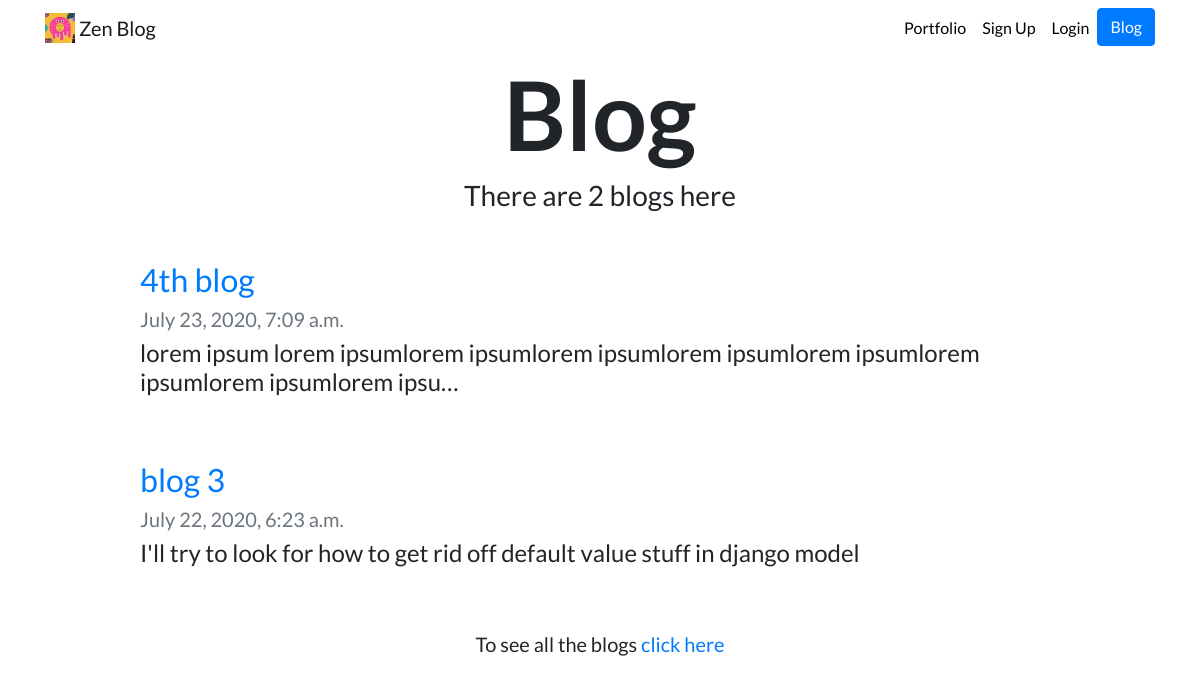
Screenshot of /blog/ with the database file from the repository.
### blog/models.py (models this page shows, shortened)
class Blog(models.Model):
    title = models.CharField(max_length=100)
    content = models.TextField(default='DEFAULT VALUE')
    created_on = models.DateTimeField()

### blog/views.py (the view)
# urls.py: path("",views.home,name="home"),
def home(request):
    blogs = Blog.objects.order_by('-created_on')[:2] #Prothom 5 taah show korbe. And create korar time onujayi shajabe
    return render(request, "blog/home.html", {"blogs":blogs})

### blog/templates/blog/home.html
 {% extends "blog/base.html" %} {% load static %} {% block content %}
<h1 id="blogtitle" class="font-weight-bold text-center">Blog</h1>
<h3 class="text-center mb-5">There are {{ blogs.count }} blog{{ blogs.count|pluralize }} here</h3>
{% for i in blogs %}
<div class="row justify-content-center my-3">
    <div class="col-md-10">
        <a href="{% url 'blog:details' i.id %}">
            <h2>{{ i.title }}</h2>
        </a>
        <h5 class="text-muted">{{ i.created_on}}</h5>
        <h4>{{ i.content|striptags|truncatechars:100 }}</h4>
    </div>
</div>
<br> {% endfor %}
<div class="row justify-content-center my-3">
    <div>
        <h5>To see all the blogs <a href="{% url 'blog:all_blogs' %}">click here</a></h5>
    </div>
</div>
{% endblock %}

### portfolio/static/portfolio/custom.css (style rules this page uses)
body { font-family: 'Lato', sans-serif; }
#blogtitle { font-size: 6rem; }

### rows the page displays
Blog: title "4th blog", created_on "July 23, 2020, 7:09 a.m.", content "lorem ipsum lorem ipsumlorem ipsumlorem ipsumlorem ipsumlorem ipsumlorem ipsumlorem ipsumlorem ipsu…"
Blog: title "blog 3", created_on "July 22, 2020, 6:23 a.m.", content "I'll try to look for how to get rid off default value stuff in django model"

### other values shown
{{ blogs.count }} "2"
